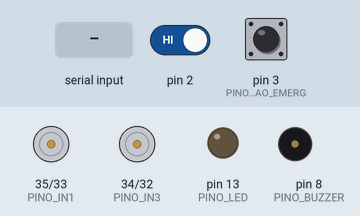
Simulated run of this sketch. Board: Arduino Mega 2560, built with avr-gcc and run on an emulated ATmega2560. On the bench: motor-driver pin pairs drawn as motors (green arrow = first pin HIGH = forward, orange = second pin HIGH = backward, longer = more drive, scaled by the enable pin), output pins drawn as LEDs (lit = HIGH), buzzer (waves = sounding, pin HIGH). Dashed ring = blinking. The test bench sets the inputs (shaded band); at power-on: pin 2 HIGH, pin 3 (PINO_BOTAO_EMERG) HIGH. What the sketch prints to the serial monitor is not drawn.

Above: at 5.3 s.
5.4 s: pin 2 driven LOW
At 6.05 s:
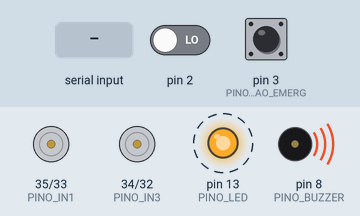
8.4 s: pin 3 (PINO_BOTAO_EMERG) pulled LOW for 3.2 s
13.1 s: "CMD:\n" received over Serial
At 13.77 s:
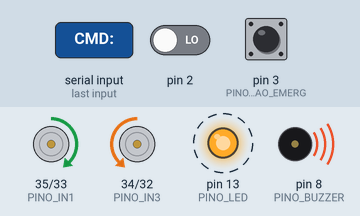
16.1 s: byte 116 ('t') received over Serial
At 16.72 s:
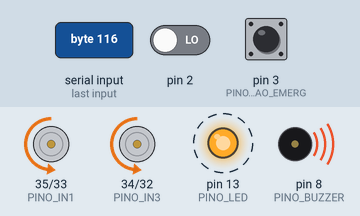
19.1 s: byte 101 ('e') received over Serial
Timing chart, 0 to 26.1 s (numbered marks = the images above; inputs shaded):
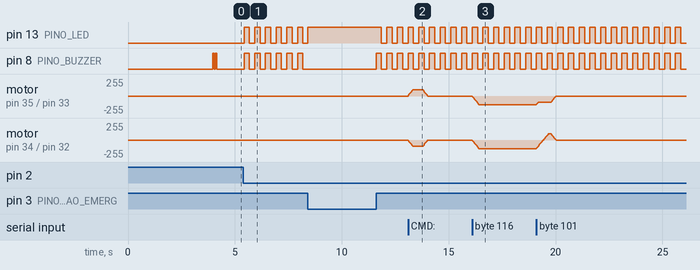

The sketch:

cadeira_voz.ino
```cpp
/*
 * ===========================================================================
 *  PROTOTIPO DE CADEIRA DE RODAS COM COMANDO DE VOZ
 *  Trabalho de Conclusao de Curso - Robotica
 * ===========================================================================
 *
 *  Hardware:
 *    - Placa compativel Arduino Mega 2560 + ESP8266 (CH340)
 *      (o ESP8266 da placa serve o app do celular por Wi-Fi, na Serial3)
 *    - Modulo de Reconhecimento de Voz V3 (Elechouse)
 *    - Ponte H dupla L298N
 *    - Sensor de obstaculo reflexivo infravermelho
 *    - 2x motor DC 3-6V com roda de 68 mm
 *
 *  Comandos de voz (numero do registro gravado no modulo):
 *    0 "frente"    1 "tras"      2 "esquerda"   3 "direita"
 *    4 "parar"     5 "rapido"    6 "devagar"
 *  Os mesmos comandos tambem chegam pelo teclado (MODO_SIMULACAO) e pelo app
 *  (USAR_ESP8266), sempre pela mesma maquina de estados.
 *
 *  Camadas de seguranca implementadas:
 *    1. Sensor IR para a cadeira e recusa novos comandos de avanco.
 *    2. Homem-morto: sem comando novo em 3 s, a cadeira para sozinha.
 *    3. "Parar" corta o PWM no mesmo instante, sem rampa.
 *    4. Botao fisico de emergencia (opcional) em paralelo ao comando de voz.
 *    5. Rampa de aceleracao e passagem obrigatoria por zero na inversao.
 *    6. Giro sempre como pulso curto e temporizado.
 *    7. O app pelo Wi-Fi so pede comandos: todas as travas acima valem para
 *       ele, e perder a conexao nunca deixa a cadeira andando (o homem-morto
 *       a para sozinho).
 *
 *  A logica de decisao esta em controle.cpp, sem dependencia do Arduino, e e
 *  verificada por testes automatizados no PC (pasta testes/).
 * ===========================================================================
 */

#include "config.h"
#include "controle.h"
#include "motores.h"
#include "sensor_obstaculo.h"
#include "vr3.h"
#if USAR_ESP8266
#include "protocolo_app.h"
#endif

// Registros gravados no modulo de voz, na mesma ordem do enum Comando.
static const uint8_t REGISTROS_VOZ[CMD_TOTAL] = {0, 1, 2, 3, 4, 5, 6};

// Limite de bytes lidos de uma serial por volta do laco. Uma rajada de bytes
// nunca segura o laco: o que sobrar fica para a proxima volta.
const uint8_t BYTES_POR_VOLTA = 64;

Motores motores;
SensorObstaculo sensor;
ControleCadeira controle;
VR3 voz(SERIAL_VOZ);

bool voz_pronta = false;
unsigned long t_telemetria = 0;

#if USAR_ESP8266
LeitorLinhas leitor_app;
FilaSaida fila_app;
char linha_app[TAM_LINHA_APP];
unsigned long t_telemetria_app = 0;
unsigned long t_estatisticas_app = 0;
unsigned long t_publicacao = 0;  // volta anterior, para somar o tempo andando
Estatisticas estatisticas;

// Ultimos valores publicados, para gerar os eventos por borda.
Estado estado_publicado = EST_PARADA;
bool obstaculo_publicado = false;
bool emergencia_publicada = false;
#endif

// ---------------------------------------------------------------------------
// Sinalizacao sonora e visual
//
// O buzzer nunca usa delay() durante a conducao. Um delay de 180 ms para o
// laco inteiro, e nesse intervalo o sensor de obstaculo e o tempo limite de
// seguranca ficam sem ser atendidos. Por isso os bips sao agendados e tocados
// aos poucos, uma fatia por volta do laco.
// ---------------------------------------------------------------------------
const unsigned long BIP_DURACAO_MS = 60;
const unsigned long ALARME_PERIODO_MS = 250;

uint8_t bips_restantes = 0;
bool bip_ligado = false;
unsigned long t_bip = 0;
bool alarme_ligado = false;
unsigned long t_alarme = 0;

void agendarBips(uint8_t quantidade) {
  bips_restantes = quantidade;
  bip_ligado = false;
  t_bip = 0;  // toca ja na proxima volta do laco
}

// Bip bloqueante, usado somente no setup(), com os motores desligados.
void bipDeInicializacao(unsigned int ms) {
  digitalWrite(PINO_BUZZER, HIGH);
  delay(ms);
  digitalWrite(PINO_BUZZER, LOW);
}

void atualizarSinalizacao(unsigned long agora) {
  // Alarme de obstaculo tem prioridade sobre os bips de comando.
  if (controle.obstaculoDetectado()) {
    bips_restantes = 0;
    bip_ligado = false;
    if (agora - t_alarme >= ALARME_PERIODO_MS) {
      t_alarme = agora;
      alarme_ligado = !alarme_ligado;
      digitalWrite(PINO_BUZZER, alarme_ligado ? HIGH : LOW);
      digitalWrite(PINO_LED, alarme_ligado ? HIGH : LOW);
    }
    return;
  }

  if (alarme_ligado) {
    alarme_ligado = false;
    digitalWrite(PINO_BUZZER, LOW);
  }

  if (bips_restantes > 0) {
    if (agora - t_bip >= BIP_DURACAO_MS) {
      t_bip = agora;
      bip_ligado = !bip_ligado;
      digitalWrite(PINO_BUZZER, bip_ligado ? HIGH : LOW);
      if (!bip_ligado) --bips_restantes;  // terminou um bip completo
    }
    return;
  }

  digitalWrite(PINO_BUZZER, LOW);
  digitalWrite(PINO_LED, controle.emMovimento() ? HIGH : LOW);
}

// ---------------------------------------------------------------------------
// Entrada de comandos digitados, para testar sem o modulo de voz
// ---------------------------------------------------------------------------
#if MODO_SIMULACAO
Comando lerComandoDigitado() {
  if (!SERIAL_DEBUG.available()) return CMD_NENHUM;
  char c = (char)SERIAL_DEBUG.read();
  switch (c) {
    case 'f': case 'F': return CMD_FRENTE;
    case 't': case 'T': return CMD_RE;
    case 'e': case 'E': return CMD_ESQUERDA;
    case 'd': case 'D': return CMD_DIREITA;
    case 'p': case 'P': case ' ': return CMD_PARAR;
    case '+': return CMD_RAPIDO;
    case '-': return CMD_DEVAGAR;
    default: return CMD_NENHUM;
  }
}
#endif

// ---------------------------------------------------------------------------
// App do celular, pelo ESP8266 (protocolo em protocolo_app.h)
//
// O ESP so repassa: aqui as linhas viram comandos que passam pela mesma
// maquina de estados da voz. Nada desta parte espera pela serial. A leitura
// tem limite de bytes por volta e a escrita sai por uma fila, so o que cabe
// no buffer de transmissao.
// ---------------------------------------------------------------------------
#if USAR_ESP8266
// Poe na fila a linha que um formatar*() acabou de escrever em linha_app.
// Tamanho 0 quer dizer que nao coube, e entao nada sai.
void enviarAoApp(unsigned int n) {
  if (n > 0) fila_app.colocar(linha_app, n);
}

void escoarFilaApp() {
  int espaco = SERIAL_ESP.availableForWrite();
  while (espaco > 0 && fila_app.pendentes() > 0) {
    SERIAL_ESP.print(fila_app.tirar());
    --espaco;
  }
}

// Eventos por borda (comparando com o ultimo valor publicado, uma vez por
// volta do laco), telemetria periodica e envio do que estiver na fila.
void publicarApp(unsigned long agora, bool emergencia) {
  // A causa sai antes da parada que ela provocou.
  if (emergencia != emergencia_publicada) {
    emergencia_publicada = emergencia;
    if (emergencia) contarEmergencia(estatisticas);
    enviarAoApp(formatarEventoEmergencia(linha_app, TAM_LINHA_APP, agora,
                                         emergencia));
  }

  bool obstaculo = controle.obstaculoDetectado();
  if (obstaculo != obstaculo_publicado) {
    obstaculo_publicado = obstaculo;
    if (obstaculo) contarObstaculo(estatisticas);
    enviarAoApp(formatarEventoObstaculo(linha_app, TAM_LINHA_APP, agora,
                                        obstaculo));
  }

  Estado estado = controle.estado();
  if (estado == EST_PARADA && estado_publicado != EST_PARADA) {
    contarParada(estatisticas, controle.motivoUltimaParada());
    enviarAoApp(formatarEventoParada(linha_app, TAM_LINHA_APP, agora,
                                     controle.motivoUltimaParada()));
  }
  estado_publicado = estado;

  if (controle.emMovimento()) estatisticas.ms_movimento += agora - t_publicacao;
  t_publicacao = agora;

  // A telemetria se repete a cada 250 ms, entao ela espera a fila esvaziar.
  // Assim nunca ocupa o lugar de um evento, que acontece uma vez so.
  if (agora - t_telemetria_app >= TELEMETRIA_APP_MS &&
      fila_app.pendentes() == 0) {
    t_telemetria_app = agora;
    DadosTelemetria d;
    d.ms = agora;
    d.estado = estado;
    d.pwm_esq = controle.pwmEsquerdo();
    d.pwm_dir = controle.pwmDireito();
    d.nivel = controle.nivelVelocidade() + 1;
    d.obstaculo = obstaculo;
    d.emergencia = emergencia;
    d.motivo = controle.motivoUltimaParada();
    d.voz = voz_pronta;
    d.app = PERMITIR_COMANDO_APP != 0;
    enviarAoApp(formatarTelemetria(linha_app, TAM_LINHA_APP, d));
  }

  // Os contadores mudam devagar: uma linha por segundo basta, e ela tambem
  // espera a fila esvaziar.
  if (agora - t_estatisticas_app >= ESTATISTICAS_APP_MS &&
      fila_app.pendentes() == 0) {
    t_estatisticas_app = agora;
    enviarAoApp(formatarEstatisticas(linha_app, TAM_LINHA_APP, agora,
                                     estatisticas));
  }

  escoarFilaApp();
}

void iniciarApp(unsigned long agora) {
  t_telemetria_app = agora;
  t_estatisticas_app = agora;
  t_publicacao = agora;
  zerarEstatisticas(estatisticas);
  estado_publicado = controle.estado();
  obstaculo_publicado = controle.obstaculoDetectado();
  emergencia_publicada = false;
  enviarAoApp(formatarEventoInicio(linha_app, TAM_LINHA_APP, agora,
                                   voz_pronta));
}
#endif

// ---------------------------------------------------------------------------
void mostrarAjuda() {
  SERIAL_DEBUG.println(F("==================================================="));
  SERIAL_DEBUG.println(F(" Cadeira de rodas com comando de voz - prototipo"));
  SERIAL_DEBUG.println(F("==================================================="));
  SERIAL_DEBUG.println(F(" Palavras: frente | tras | esquerda | direita |"));
  SERIAL_DEBUG.println(F("           parar | rapido | devagar"));
#if MODO_SIMULACAO
  SERIAL_DEBUG.println(F(" Teclado:  f t e d p (espaco=parar) + -"));
#endif
#if USAR_ESP8266
  SERIAL_DEBUG.println(PERMITIR_COMANDO_APP
                           ? F(" App:      pelo ESP8266, pode comandar")
                           : F(" App:      pelo ESP8266, so acompanha"));
#endif
  SERIAL_DEBUG.println(F("---------------------------------------------------"));
}

void telemetria(unsigned long agora) {
  if (agora - t_telemetria < TELEMETRIA_MS) return;
  t_telemetria = agora;

  SERIAL_DEBUG.print(F("estado="));
  SERIAL_DEBUG.print(nomeEstado(controle.estado()));
  SERIAL_DEBUG.print(F("  pwm="));
  SERIAL_DEBUG.print(controle.pwmEsquerdo());
  SERIAL_DEBUG.print('/');
  SERIAL_DEBUG.print(controle.pwmDireito());
  SERIAL_DEBUG.print(F("  nivel="));
  SERIAL_DEBUG.print(controle.nivelVelocidade() + 1);
  SERIAL_DEBUG.print(F("  obstaculo="));
  SERIAL_DEBUG.print(controle.obstaculoDetectado() ? F("SIM") : F("nao"));
  SERIAL_DEBUG.print(F("  ultima parada: "));
  SERIAL_DEBUG.println(nomeMotivo(controle.motivoUltimaParada()));
}

// Depuracao e bips de um comando ja decidido.
void anunciarComando(Comando c, const char* origem, bool aceito) {
  SERIAL_DEBUG.print(F("> comando "));
  SERIAL_DEBUG.print(nomeComando(c));
  SERIAL_DEBUG.print(F(" ("));
  SERIAL_DEBUG.print(origem);
  SERIAL_DEBUG.println(aceito ? F(") aceito") : F(") RECUSADO"));

  // Recusa tem som diferente para o usuario perceber sem olhar a tela.
  agendarBips(aceito ? 1 : 2);
}

void tratarComando(Comando c, unsigned long agora, const char* origem) {
  if (c == CMD_NENHUM) return;

  bool aceito = controle.aplicarComando(c, agora);
  anunciarComando(c, origem, aceito);
#if USAR_ESP8266
  contarComando(estatisticas, origem, aceito);
  enviarAoApp(formatarEventoComando(linha_app, TAM_LINHA_APP, agora, c, origem,
                                    aceito));
#endif
}

#if USAR_ESP8266
// As travas do app (parar sempre aceito, PERMITIR_COMANDO_APP, emergencia)
// ficam em decidirAcaoApp(), testada no PC. Aqui so se executa a decisao.
void aplicarLinhaApp(const LinhaApp& l, unsigned long agora, bool emergencia) {
  switch (decidirAcaoApp(l, PERMITIR_COMANDO_APP != 0, emergencia)) {
    case ACAO_TRATAR:
      tratarComando(l.cmd, agora, "app");
      break;
    case ACAO_RECUSAR:
      anunciarComando(l.cmd, "app", false);
      contarComando(estatisticas, "app", false);
      SERIAL_DEBUG.println(F("  app so acompanha (PERMITIR_COMANDO_APP 0)"));
      enviarAoApp(formatarEventoComando(linha_app, TAM_LINHA_APP, agora, l.cmd,
                                        "app", false));
      break;
    case ACAO_RENOVAR:
      // Sem bip e sem evento: chega a cada 400 ms enquanto o botao e segurado.
      controle.renovarComando(l.cmd, agora);
      break;
    case ACAO_IGNORAR:
      break;
  }
}

// O leitor recebe o tempo para voltar a sincronizar sozinho depois de um
// silencio (lixo do boot do ESP sem '\n' no fim).
void lerComandosApp(unsigned long agora, bool emergencia) {
  for (uint8_t i = 0; i < BYTES_POR_VOLTA; ++i) {
    int b = SERIAL_ESP.read();
    if (b < 0) break;
    if (leitor_app.receber((char)b, agora)) {
      aplicarLinhaApp(interpretarLinhaApp(leitor_app.linha()), agora,
                      emergencia);
    }
  }
}
#endif

// Com o botao de emergencia apertado, tudo que chega e lido e jogado fora. Se
// ficasse guardado no buffer da serial, seria executado no instante em que o
// botao fosse solto.
void descartarComandos(unsigned long agora) {
  if (voz_pronta) voz.lerReconhecimento();

#if MODO_SIMULACAO
  for (uint8_t i = 0; i < BYTES_POR_VOLTA && SERIAL_DEBUG.available(); ++i) {
    SERIAL_DEBUG.read();
  }
#endif

#if USAR_ESP8266
  // Os bytes passam pelo leitor para ele nao perder o compasso das linhas;
  // com emergencia, decidirAcaoApp() ignora toda linha que fica completa.
  lerComandosApp(agora, true);
  leitor_app.descartarLinhaAtual();
#else
  (void)agora;
#endif
}

// ---------------------------------------------------------------------------
void setup() {
  pinMode(PINO_BUZZER, OUTPUT);
  pinMode(PINO_LED, OUTPUT);
  pinMode(PINO_BOTAO_EMERG, INPUT_PULLUP);
  digitalWrite(PINO_BUZZER, LOW);

  // Os motores sao a primeira coisa a ser desligada, antes de qualquer outra
  // inicializacao, para a cadeira nunca partir sozinha ao ligar.
  motores.iniciar();

  SERIAL_DEBUG.begin(BAUD_DEBUG);
  SERIAL_VOZ.begin(BAUD_VOZ);
#if USAR_ESP8266
  SERIAL_ESP.begin(BAUD_ESP);
#endif

  unsigned long agora = millis();
  sensor.iniciar(agora);
  controle.iniciar(agora);

  mostrarAjuda();

  voz_pronta = voz.iniciar(REGISTROS_VOZ, CMD_TOTAL);
  if (voz_pronta) {
    SERIAL_DEBUG.println(F("Modulo de voz pronto: 7 registros carregados."));
    bipDeInicializacao(120);
  } else {
    SERIAL_DEBUG.print(F("ATENCAO - modulo de voz indisponivel: "));
    SERIAL_DEBUG.println(voz.ultimoErro());
    SERIAL_DEBUG.print(F("  bytes recebidos do modulo: "));
    SERIAL_DEBUG.println(voz.bytesRecebidos());
    SERIAL_DEBUG.println(F("  esperado: modulo TX no pino 19, RX no pino 18"));
#if MODO_SIMULACAO
    SERIAL_DEBUG.println(F("Seguindo apenas com os comandos do teclado."));
#endif
    bipDeInicializacao(60);
    delay(60);
    bipDeInicializacao(60);
  }
  t_telemetria = millis();
#if USAR_ESP8266
  // O que o app mandou durante o setup (a voz sozinha pode levar ~4 s) foi
  // pedido antes de a cadeira estar pronta e nao pode rodar atrasado na
  // primeira volta do laco: e jogado fora, como o VR3::iniciar() faz com a
  // voz. O buffer de recepcao tem 63 bytes, entao isso nao segura o setup.
  for (uint8_t i = 0; i < BYTES_POR_VOLTA && SERIAL_ESP.available(); ++i) {
    SERIAL_ESP.read();
  }
  leitor_app.reiniciar();
  iniciarApp(t_telemetria);
#endif
}

void loop() {
  unsigned long agora = millis();

  // 1) Botao fisico de emergencia tem prioridade sobre qualquer comando.
  if (digitalRead(PINO_BOTAO_EMERG) == NIVEL_BOTAO_ACIONADO) {
    controle.pararEmergencia(agora);
    motores.aplicar(0, 0);
    digitalWrite(PINO_LED, HIGH);
    descartarComandos(agora);
    telemetria(agora);
#if USAR_ESP8266
    publicarApp(agora, true);  // o app precisa ver a emergencia
#endif
    return;
  }

  // 2) Comandos de voz.
  if (voz_pronta) {
    int registro = voz.lerReconhecimento();
    if (registro >= 0 && registro < CMD_TOTAL) {
      tratarComando((Comando)registro, agora, "voz");
    }
  }

  // 3) Comandos digitados (bancada e demonstracao).
#if MODO_SIMULACAO
  tratarComando(lerComandoDigitado(), agora, "teclado");
#endif

  // 4) Comandos do app no celular, repassados pelo ESP8266.
#if USAR_ESP8266
  lerComandosApp(agora, false);
#endif

  // 5) Sensor, maquina de estados e saida para os motores.
  bool obstaculo = sensor.atualizar(agora);
  controle.atualizar(agora, obstaculo);
  motores.aplicar(controle.pwmEsquerdo(), controle.pwmDireito());

  atualizarSinalizacao(agora);
  telemetria(agora);
#if USAR_ESP8266
  publicarApp(agora, false);
#endif
}
```

motores.cpp
```cpp
#include "motores.h"

#include "config.h"

void Motores::iniciar() {
  pinMode(PINO_ENA, OUTPUT);
  pinMode(PINO_IN1, OUTPUT);
  pinMode(PINO_IN2, OUTPUT);
  pinMode(PINO_ENB, OUTPUT);
  pinMode(PINO_IN3, OUTPUT);
  pinMode(PINO_IN4, OUTPUT);
  desligar();
}

void Motores::desligar() {
  analogWrite(PINO_ENA, 0);
  analogWrite(PINO_ENB, 0);
  digitalWrite(PINO_IN1, LOW);
  digitalWrite(PINO_IN2, LOW);
  digitalWrite(PINO_IN3, LOW);
  digitalWrite(PINO_IN4, LOW);
}

void Motores::acionar(uint8_t pino_en, uint8_t pino_a, uint8_t pino_b,
                      int valor, bool inverter) {
  if (inverter) valor = -valor;
  valor = constrain(valor, -255, 255);

  if (valor == 0) {
    // IN1 = IN2 = LOW deixa o motor em roda livre. Nao usamos frenagem
    // eletrica para nao derrapar nem sobrecarregar a ponte.
    digitalWrite(pino_a, LOW);
    digitalWrite(pino_b, LOW);
    analogWrite(pino_en, 0);
    return;
  }

  if (valor > 0) {
    digitalWrite(pino_a, HIGH);
    digitalWrite(pino_b, LOW);
  } else {
    digitalWrite(pino_a, LOW);
    digitalWrite(pino_b, HIGH);
  }
  analogWrite(pino_en, abs(valor));
}

void Motores::aplicar(int esquerdo, int direito) {
  acionar(PINO_ENA, PINO_IN1, PINO_IN2, esquerdo, INVERTER_MOTOR_ESQ);
  acionar(PINO_ENB, PINO_IN3, PINO_IN4, direito, INVERTER_MOTOR_DIR);
}
```

Source omitted: controle.cpp (7845 bytes), controle.h (5279 bytes), motores.h (485 bytes), protocolo_app.cpp (11186 bytes), protocolo_app.h (8559 bytes), sensor_obstaculo.cpp (642 bytes), sensor_obstaculo.h (714 bytes), vr3.cpp (6397 bytes), vr3.h (3260 bytes), config.h (4589 bytes)

Measured:
- after the input at 5.4 s, pin 13 (PINO_LED), pin 8 (PINO_BUZZER): alternates HIGH for 0.25 s and LOW for 0.25 s, starting at once
- after the input at 13.1 s, motor on pin 35 (PINO_IN1) / pin 33 (PINO_IN2): rises from stopped to forward 91/255 in 0.22 s, then falls to stopped in 0.70 s
- after the input at 16.1 s, motor on pin 35 (PINO_IN1) / pin 33 (PINO_IN2), motor on pin 34 (PINO_IN3) / pin 32 (PINO_IN4): moves from stopped to backward 130/255 over 0.32 s, starting at once
